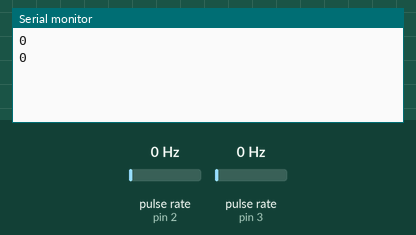
Bench run of a sketch on a simulated Arduino Uno, built with avr-gcc and run on an emulated ATmega328P. On the bench: the last lines printed to the serial monitor. Wiring (inferred from the names in the program): 2 × pulse sensor: data pin 2 / data pin 3. The inputs (shaded band) are chosen by the test bench; at power-on: pulse rate (sensors on pin 2, pin 3) 0 Hz.

Above: at 1.2 s.
1.3 s: pulse rate (sensor on pin 2) set to 4 Hz
At 2.6 s:
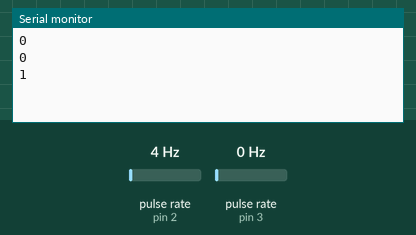
2.8 s: pulse rate (sensor on pin 3) set to 50 Hz
At 3.7 s:
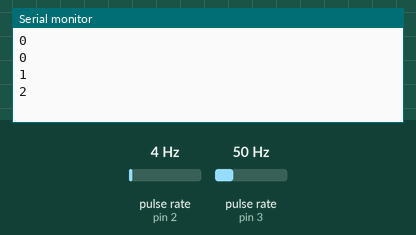
4.3 s: pulse rate (sensor on pin 2) set to 150 Hz
At 5.6 s:
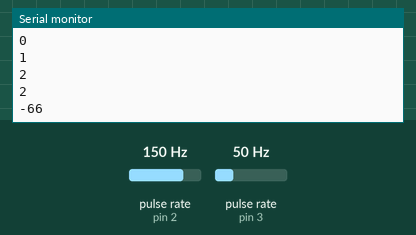
5.8 s: pulse rate (sensor on pin 3) set to 4 Hz
At 6.8 s:
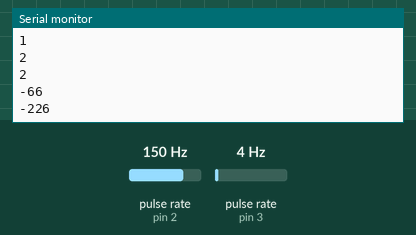
Timing chart, 0 to 8.3 s (numbered marks = the images above; inputs shaded):
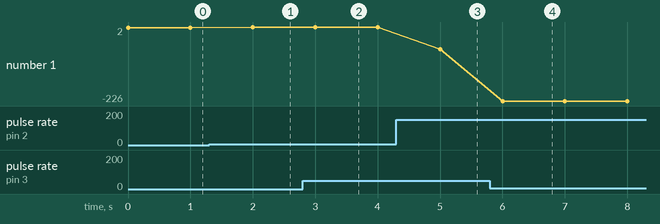

Measured:
- after the input at 1.3 s, the serial monitor: prints a new line after 0.70 s (image 1)
- after the input at 2.8 s, the serial monitor: prints a new line after 0.20 s (image 2)
- after the input at 4.3 s, the serial monitor: prints a new line after 0.70 s (image 3)
- after the input at 5.8 s, the serial monitor: prints a new line after 0.20 s (image 4)
- plotted number 1: 0 → 1 after the input at 1.3 s, 1 → 2 after the input at 2.8 s, 2 → -66 after the input at 4.3 s, -66 → -226 after the input at 5.8 s

The sketch:

encoder.ino
```cpp
/*
 *  Author:dharmendra Kumar Yadav

 */
//these pins can not be changed 2/3 are special pins
int encoderPin1 = 2;
int encoderPin2 = 3;

volatile int lastEncoded = 0;
volatile long encoderValue = 0;

long lastencoderValue = 0;

int lastMSB = 0;
int lastLSB = 0;

void setup() {
  Serial.begin (9600);

  pinMode(encoderPin1, INPUT);
  pinMode(encoderPin2, INPUT);

  digitalWrite(encoderPin1, HIGH); //turn pullup resistor on
  digitalWrite(encoderPin2, HIGH); //turn pullup resistor on

  //call updateEncoder() when any high/low changed seen
  //on interrupt 0 (pin 2), or interrupt 1 (pin 3)
  attachInterrupt(0, updateEncoder, CHANGE);
  attachInterrupt(1, updateEncoder, CHANGE);

}

void loop(){
  //Do stuff here

  Serial.println(encoderValue);
  delay(1000); //just here to slow down the output, and show it will work  even during a delay
}


void updateEncoder(){
  int MSB = digitalRead(encoderPin1); //MSB = most significant bit
  int LSB = digitalRead(encoderPin2); //LSB = least significant bit

  int encoded = (MSB << 1) |LSB; //converting the 2 pin value to single number
  int sum  = (lastEncoded << 2) | encoded; //adding it to the previous encoded value

  if(sum == 0b1101 || sum == 0b0100 || sum == 0b0010 || sum == 0b1011) encoderValue ++;
  if(sum == 0b1110 || sum == 0b0111 || sum == 0b0001 || sum == 0b1000) encoderValue --;

  lastEncoded = encoded; //store this value for next time
}
```
